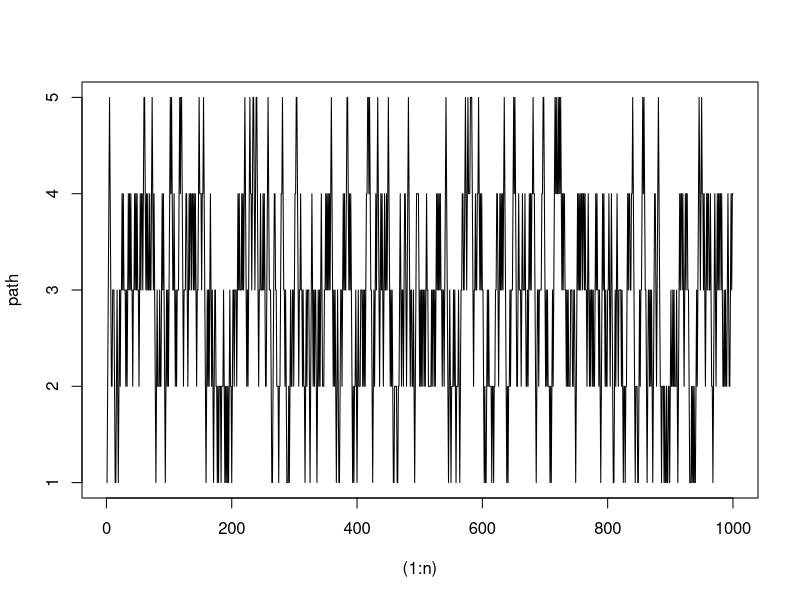

Source code (R):
n = 1000

P = matrix(c(0.2, 0.8, 0, 0, 0, 
             0.2, 0.2, 0.6, 0, 0, 
             0, 0.4, 0.2, 0.4, 0, 
             0, 0, 0.6, 0.2, 0.2, 
             0, 0, 0, 0.8, 0.2), nrow = 5, byrow = TRUE)

init_state = c(1, 0, 0, 0, 0)

path = vector("numeric", n)


cur_prob = init_state
for (i in 1:n) {
    cur_state = sample((1:5), 1, prob = cur_prob)
    path[i] = cur_state
    cur_prob = c(0, 0, 0, 0, 0)
    cur_prob[cur_state] = 1
    cur_prob = cur_prob %*% P
}

plot((1:n), path, 'l')

pi_hat = c(mean(path==1), mean(path==2), mean(path==3), mean(path==4), mean(path==5))

pi_stat = pi_hat %*% P

